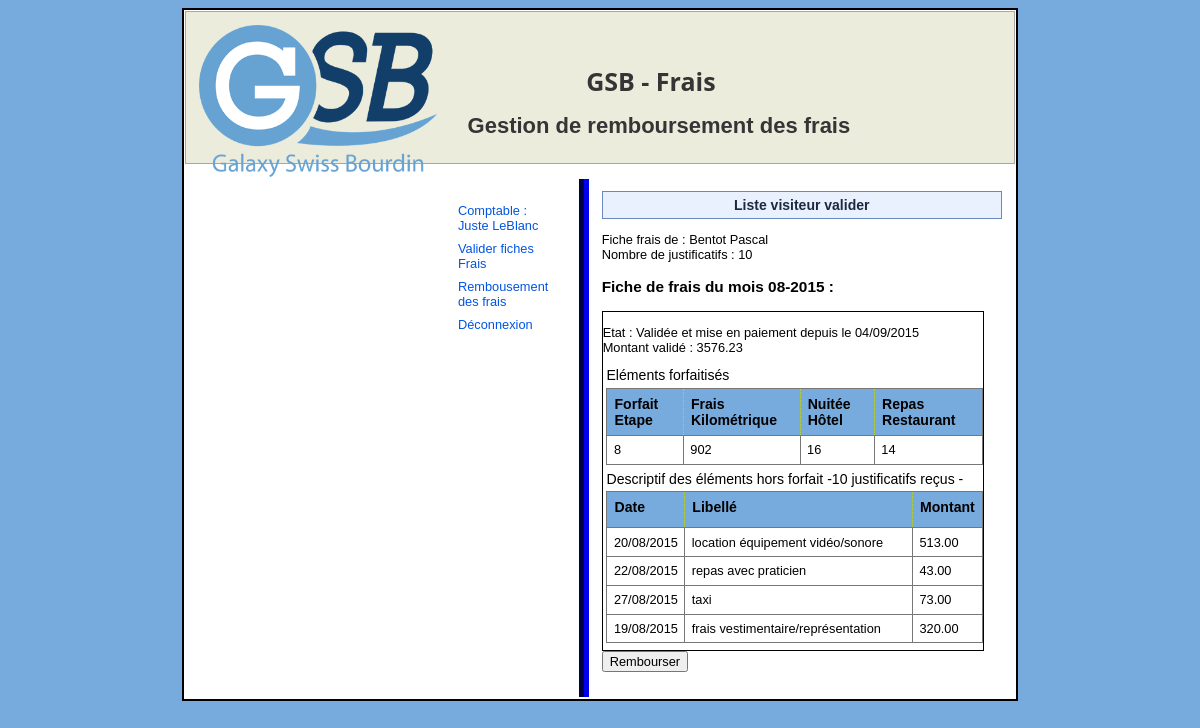
Screenshot of /index.php?uc=suiviFrais&action=listFrais&numero=4 (signed in) with the database file from the repository.
### tables this page shows
CREATE TABLE IF NOT EXISTS `fichefrais` (
  `idVisiteur` char(4) NOT NULL,
  `mois` char(6) NOT NULL,
  `nbJustificatifs` int(11) DEFAULT NULL,
  `montantValide` decimal(10,2) DEFAULT NULL,
  `dateModif` date DEFAULT NULL,
  `idEtat` char(2) DEFAULT 'CR',
  PRIMARY KEY (`idVisiteur`,`mois`),
  KEY `idEtat` (`idEtat`)
);

CREATE TABLE IF NOT EXISTS `etat` (
  `id` char(2) NOT NULL,
  `libelle` varchar(30) DEFAULT NULL,
  PRIMARY KEY (`id`)
);

CREATE TABLE IF NOT EXISTS `lignefraisforfait` (
  `idVisiteur` char(4) NOT NULL,
  `mois` char(6) NOT NULL,
  `idFraisForfait` char(3) NOT NULL,
  `quantite` int(11) DEFAULT NULL,
  PRIMARY KEY (`idVisiteur`,`mois`,`idFraisForfait`),
  KEY `idFraisForfait` (`idFraisForfait`)
);

CREATE TABLE IF NOT EXISTS `fraisforfait` (
  `id` char(3) NOT NULL,
  `libelle` char(20) DEFAULT NULL,
  `montant` decimal(5,2) DEFAULT NULL,
  PRIMARY KEY (`id`)
);

CREATE TABLE IF NOT EXISTS `lignefraishorsforfait` (
  `id` int(11) NOT NULL AUTO_INCREMENT,
  `idVisiteur` char(4) NOT NULL,
  `mois` char(6) NOT NULL,
  `libelle` varchar(100) DEFAULT NULL,
  `date` date DEFAULT NULL,
  `montant` decimal(10,2) DEFAULT NULL,
  PRIMARY KEY (`id`),
  KEY `idVisiteur` (`idVisiteur`,`mois`)
);

### include/class.pdogsb.inc.php (called while the page is built, shortened)
<?php
class PdoGsb{
      	private static $serveur='mysql:host=localhost';
      	private static $bdd='dbname=gsbv2';
      	private static $user='root' ;
      	private static $mdp='' ;
		private static $monPdo;
		private static $monPdoGsb=null;
	private function __construct(){
    	PdoGsb::$monPdo = new PDO(PdoGsb::$serveur.';'.PdoGsb::$bdd, PdoGsb::$user, PdoGsb::$mdp);
		PdoGsb::$monPdo->query("SET CHARACTER SET utf8");
	}
	public  static function getPdoGsb(){
		if(PdoGsb::$monPdoGsb==null){
			PdoGsb::$monPdoGsb= new PdoGsb();
		}
		return PdoGsb::$monPdoGsb;
	}
	public function getLesFraisHorsForfait($idVisiteur,$mois){
	    $req = "select * from lignefraishorsforfait where lignefraishorsforfait.idvisiteur ='$idVisiteur'
		and lignefraishorsforfait.mois = '$mois' ";
		$res = PdoGsb::$monPdo->query($req);
		$lesLignes = $res->fetchAll();
		$nbLignes = count($lesLignes);
		for ($i=0; $i<$nbLignes; $i++){
			$date = $lesLignes[$i]['date'];
			$lesLignes[$i]['date'] =  dateAnglaisVersFrancais($date);
		}
		return $lesLignes;
	}
	public function getLesFraisForfait($idVisiteur, $mois){
		$req = "select fraisforfait.id as idfrais, fraisforfait.libelle as libelle,
		lignefraisforfait.quantite as quantite from lignefraisforfait inner join fraisforfait
		on fraisforfait.id = lignefraisforfait.idfraisforfait
		where lignefraisforfait.idvisiteur ='$idVisiteur' and lignefraisforfait.mois='$mois'
		order by lignefraisforfait.idfraisforfait";
		$res = PdoGsb::$monPdo->query($req);
		$lesLignes = $res->fetchAll();
		return $lesLignes;
	}
	public function getLesInfosFicheFrais($idVisiteur,$mois){
		$req = "select ficheFrais.idEtat as idEtat, ficheFrais.dateModif as dateModif, ficheFrais.nbJustificatifs as nbJustificatifs,
			ficheFrais.montantValide as montantValide, etat.libelle as libEtat from  fichefrais inner join Etat on ficheFrais.idEtat = Etat.id
			where fichefrais.idvisiteur ='$idVisiteur' and fichefrais.mois = '$mois'";
		$res = PdoGsb::$monPdo->query($req);
		$laLigne = $res->fetch();
		return $laLigne;
	}
}
?>

### include/fct.inc.php (called while the page is built, shortened)
<?php
function dateAnglaisVersFrancais($maDate){
   @list($annee,$mois,$jour)=explode('-',$maDate);
   $date="$jour"."/".$mois."/".$annee;
   return $date;
}
?>

### vues/v_lstFicheDetail.php (the view, shortened to what this page needs)
<h3>Fiche de frais du mois <?php echo $numMois."-".$numAnnee?> :   </h3>
    <div class="encadre">
    <p>
        Etat : <?php echo $libEtat?> depuis le <?php echo $dateModif?> <br> Montant validé : <?php echo $montantValide?>
    </p>
  	<table class="listeLegere">
  	   <caption>Eléments forfaitisés </caption>
        <tr>
         <?php
         foreach ( $lesFraisForfait as $unFraisForfait )
		 {
			$libelle = $unFraisForfait['libelle'];
		?>
			<th> <?php echo $libelle?></th>
		 <?php
        }
		?>
		</tr>
        <tr>
        <?php
          foreach (  $lesFraisForfait as $unFraisForfait  )
		  {
				$quantite = $unFraisForfait['quantite'];
		?>
                <td class="qteForfait"><?php echo $quantite?> </td>
		 <?php
          }
		?>
		</tr>
    </table>
  	<table class="listeLegere">
  	   <caption>Descriptif des éléments hors forfait -<?php echo $nbJustificatifs ?> justificatifs reçus -
       </caption>
             <tr>
                <th class="date">Date</th>
                <th class="libelle">Libellé</th>
                <th class='montant'>Montant</th>
             </tr>
        <?php
          foreach ( $lesFraisHorsForfait as $unFraisHorsForfait )
		  {
			$date = $unFraisHorsForfait['date'];
			$libelle = $unFraisHorsForfait['libelle'];
			$montant = $unFraisHorsForfait['montant'];
		?>
             <tr>
                <td><?php echo $date ?></td>
                <td><?php echo $libelle ?></td>
                <td><?php echo $montant ?></td>
             </tr>
        <?php
          }?>
    </table>
  </div>
<form action="index.php?uc=suiviFrais&action=listFrais" method="POST">
    <input type="submit" id="inputRembourser" value="Rembourser" name="rembourser">
</form>

### styles/styles.css (style rules this page uses)
body { background-color: #77AADD; background-image: url(imgs/FONDGLOBAL.jpg); background-repeat: repeat-x; margin:0% 0%; padding : 0.6em; font-family:"Trebuchet MS",Verdana,Geneva,Arial,Helvetica,sans-serif; font-size:0.8em; }
form { margin-bottom:1em; }
input, button, textarea, select { font-family:"Trebuchet MS", sans-serif; font-size : 1em; }
.encadre { border : solid 0.1em #000; width : 95%; }
#contenu table { background-color:#FFF; border : 0.1em solid #777777; color:black; margin-right : auto ; margin-left:0.3em; border-collapse : collapse; }
#contenu th { background-color:#77AADD; height:21px; text-align:left; vertical-align:top; font-weight:bold; border-bottom:0.1em solid #777777; font-size:1.1em; }
#contenu td { border :1px solid #777777; }
#contenu h3 { font-size : 1.2em; }
table.listeLegere { margin-bottom : 0.5em; }
table.listeLegere th, table.listeLegere td { border : dotted rgb(178,207,81) 0.1em; padding:0.5em; vertical-align : top; text-align : left; }
table.listeLegere caption { font-size : 1.1em; text-align : left; margin-bottom : 0.3em; }
table.listeLegere td { vertical-align:top; font-weight:normal; }
table.listeLegere th.date, table.listeLegere th.montant { width:15%; color:black; }
table.listeLegere th.libelle { width:70%; color:black; }

### rows the page displays
fichefrais: idEtat.libelle "Validée et mise en paiement", dateModif "04/09/2015", montantValide "3576.23", nbJustificatifs "10"
lignefraisforfait: idFraisForfait.libelle "Forfait Etape", quantite "8"
lignefraisforfait: idFraisForfait.libelle "Frais Kilométrique", quantite "902"
lignefraisforfait: idFraisForfait.libelle "Nuitée Hôtel", quantite "16"
lignefraisforfait: idFraisForfait.libelle "Repas Restaurant", quantite "14"
lignefraishorsforfait: date "20/08/2015", libelle "location équipement vidéo/sonore", montant "513.00"
lignefraishorsforfait: date "22/08/2015", libelle "repas avec praticien", montant "43.00"
lignefraishorsforfait: date "27/08/2015", libelle "taxi", montant "73.00"
lignefraishorsforfait: date "19/08/2015", libelle "frais vestimentaire/représentation", montant "320.00"

### other values shown
$_SESSION['prenom'] "Juste"
$_SESSION['nom'] "LeBlanc"
$numMois "08"
$numAnnee "2015"
